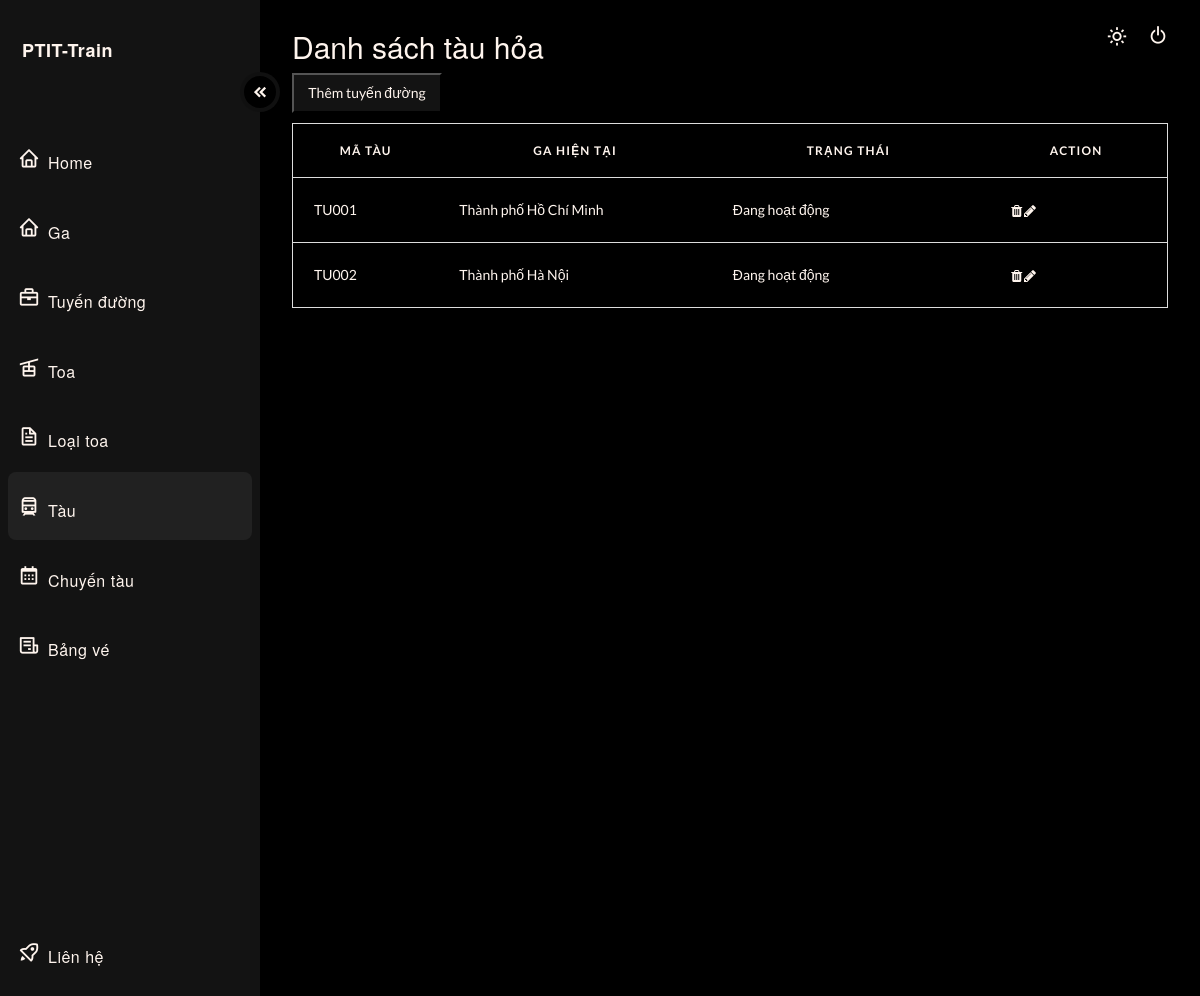
Page /?type=admin&page=tau (signed in) on the earlier database version.
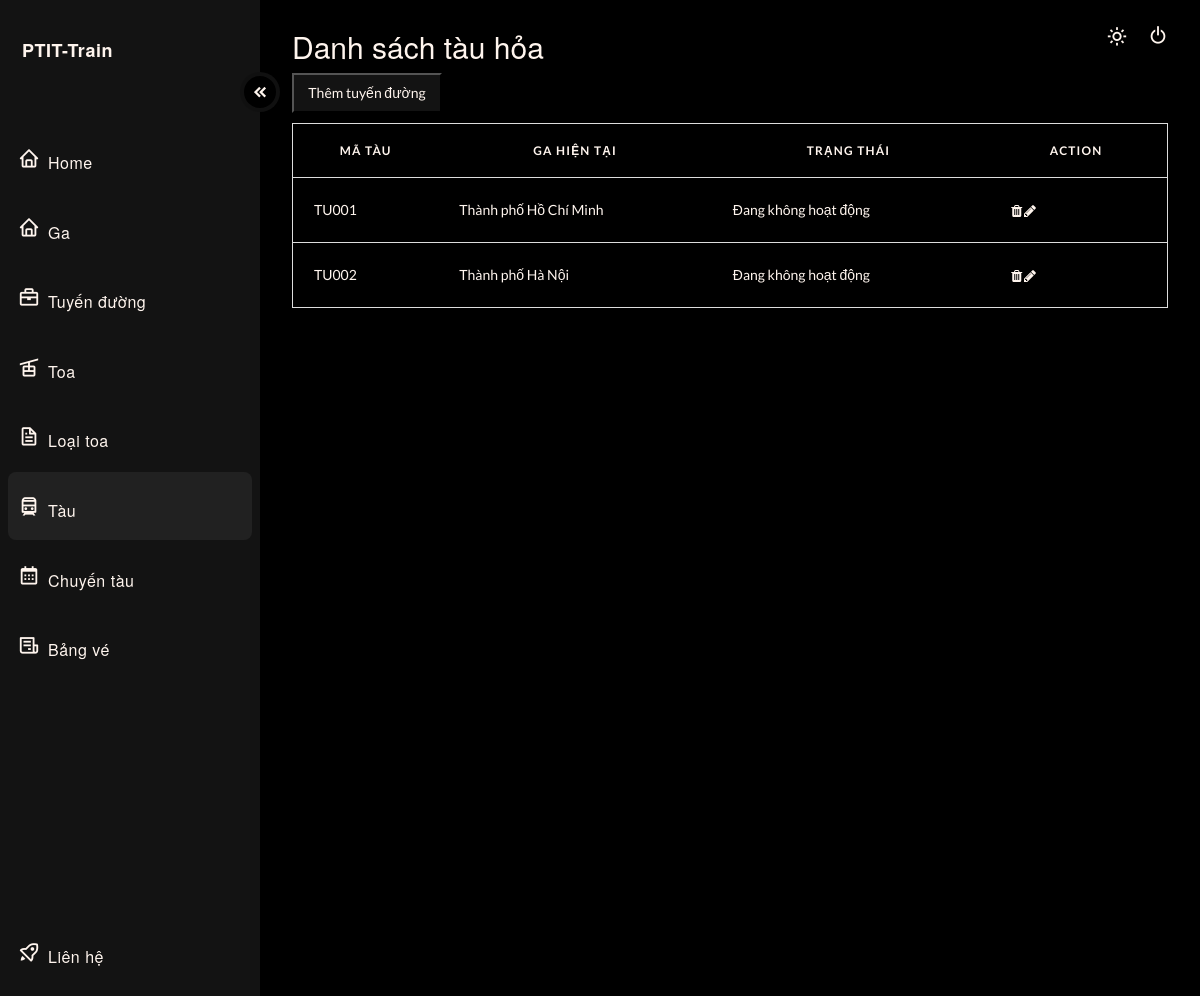
Same page on the later database version.
### tables this page shows
CREATE TABLE Tau(
  `MaTau` VARCHAR(20) PRIMARY KEY,
  `GaHienTai` VARCHAR(20),
  `TrangThai` TINYINT,
  FOREIGN KEY (`GaHienTai`) REFERENCES `Ga`(`MaGa`)
);

CREATE TABLE Ga (
  `MaGa` VARCHAR(20) PRIMARY KEY,
  `TenGa` NVARCHAR(100)
);

### src/controller/Controller.php (called while the page is built, shortened)
<?php
    class Controller{
        public function menu_bar(){
            include 'view/admin/menu_bar_admin.php';
        }
    }
?>

### src/index.php (called while the page is built)
<?php
    require 'route.php';
?>

### src/controller/TauController.php (called while the page is built, shortened)
<?php
    class TauController{
        public function index(){
            include './module/TauModule/Tau.php';
            $arrTau = (new Tau)->load();
            include './view/admin/dashboard_tau.php';
		}
    }
?>

### src/module/db.php (called while the page is built, shortened)
<?php
    class DB{
        private function conn() {
            $connectionString = "mysql:host=" . getenv('MYSQL_HOSTNAME') . ";dbname=" . getenv('MYSQL_DATABASE');
            $conn = new \PDO($connectionString, getenv('MYSQL_USER'), getenv('MYSQL_PASSWORD'));
            $conn->setAttribute(PDO::ATTR_ERRMODE, PDO::ERRMODE_EXCEPTION);
            return $conn;
        }
        public function select($sql, $params = null)
        {
            $connect = $this->conn();
            if($params != null){
                $res = $connect->prepare($sql);
                $res->execute($params);
            }
            else {
                $res = $connect->query($sql);
            }
            $res->setFetchMode(PDO::FETCH_ASSOC);
            return $res;
        }
    }
?>

### src/module/TauModule/Tau.php (called while the page is built, shortened)
<?php
    include_once "./module/db.php";
    include "TauObject.php";
        class Tau{
            private $table = "Tau";
            function load(){
                try {
                    $db = new DB();
                    $sql = "select T.*, G.TenGa from $this->table as T, Ga as G
                    where T.GaHienTai = G.MaGa";
                    $sth = $db->select($sql);
                    $arr = [];
                    while($row = $sth->fetch()) {
                        $obj = new TauObject($row);
                        $arr[] = $obj;
                    }
                        return $arr;
                    }
                catch (PDOException $e) {
                    return  $sql . "<br>" . $e->getMessage();
                }
            }
        }
?>

### src/module/TauModule/TauObject.php (called while the page is built, shortened)
<?php
    class TauObject {
        private $MaTau;
        private $GaHienTai;
        private $TrangThai;
        private $TenGa;
        public function __construct($row)
        {
            $this->MaTau = $row['MaTau'];
            $this->GaHienTai = $row['GaHienTai'];
            $this->TrangThai = $row['TrangThai'];
            $this->TenGa = $row['TenGa'];
        }
        public function getMaTau()
        {
                return $this->MaTau;
        }
        public function getGaHienTai()
        {
                return $this->GaHienTai;
        }
        public function getTrangThai()
        {
                return $this->TrangThai;
        }
        public function getTenGa()
        {
                return $this->TenGa;
        }
    }
?>

### src/view/admin/dashboard_tau.php (the view, shortened to what this page needs)
  <main>
    <header>
      <div class="text">
        <h2>Danh sách tàu hỏa</h2>
<table id="myTable">
  <button style="background-color:var(--accent-clr); color: var(--text);; width: 150px; height: 40px; margin-bottom: 10px;" id="addBtn">Thêm tuyến đường</button>
  <thead>
    <tr>
      <th scope="col" width="80px">Mã tàu</th>
      <th scope="col" width="150px">Ga hiện tại</th>
      <th scope="col" width="150px">trạng thái</th>
      <th scope="col" width="100px">Action</th>
    </tr>
  </thead>
  <tbody>
    <?php
          $trangThaiList = [
            0 => "Đang hoạt động",
            1 => "Đang không hoạt động",
            2 => "Đang sửa chữa"
          ];
    ?>
    <?php foreach($arrTau as $each): ?>
    <tr>
      <td data-label="TrainCode">
        <?php echo $each->getMaTau(); ?>
      </td>
      <td data-label="CurrentStation" value="<?php echo $each->getGaHienTai() ?>">
        <?php echo $each->getTenGa(); ?>
      </td>
      <td data-label="Status" value="<?php echo $each->getTrangThai(); ?>">
        <?php
              echo $trangThaiList[$each->getTrangThai()];
        ?>
      </td>
      <td data-label="Period">
        <i class="fa fa-trash ticon"></i>
        <i class="fa fa-pencil"></i>
    </tr>
    <?php endforeach; ?>
  </tbody>
</table>
      </div>
      <div>
        <button style="position: absolute; top: 21px; right: 60px;" id="theme_switch">
          <i class='bx bx-sun'></i>
        </button>
      </div>
      <div>
        <button class="log" id="theme_switch">
          <i style="margin-left: 8px; position: absolute; margin-left: 8px;top: 24px;right: 23px;" class='bx bx-power-off'></i>
        </button>
      </div>
    </header>
  </main>
</div>
</body>
</html>

### src/route.php (shortened to what this page needs)
<?php
   require_once 'controller/Controller.php';
   require_once 'controller/TauController.php';
    $action = $_GET['action'] ?? 'index';
    $page = $_GET['page'] ?? 'base';
    $type = $_GET['type'] ?? '';
    switch($type){
		case 'admin':
			switch($page){
                case 'tau':
                    switch($action){
                        case 'index':
                            (new Controller)->menu_bar();
                            (new TauController)->index();
                            break;
                    }
                    break;
			}
            break;
	}
?>

### src/view/admin/menu_bar_admin.php (shortened to what this page needs)
<!DOCTYPE html>
<html>
<head>
  <link rel="stylesheet" href="https://weareoutman.github.io/clockpicker/dist/jquery-clockpicker.min.css"></link>
  <link rel="stylesheet" href="https://unpkg.com/sweetalert2@11.0.0/dist/sweetalert2.min.css">
  <link href="https://unpkg.com/bootstrap@5.2.3/dist/css/bootstrap.min.css" rel="stylesheet">
	<link href='https://unpkg.com/boxicons@2.1.4/css/boxicons.min.css' rel='stylesheet'>
	<link rel="stylesheet" href="https://cdnjs.cloudflare.com/ajax/libs/font-awesome/4.7.0/css/font-awesome.min.css">
	<link rel="stylesheet" type="text/css" href="/view/css/dashboard.css">
    	<link rel="stylesheet" href="/view/css/train.css">
</head>
<body>
<div id="page_wrapper">
  <div id="sidenav" class="sidenav">
    <div class="sidenav_header">
      <div class="logo_section">
        <h3>PTIT-Train</h3>
      </div>
      <a href="?type=admin&page=home_admin" class="sidenav_link home">
        <i class='bx bx-home'></i>
        <h3>Home</h3>
      </a>
      <a href="?type=admin&page=ga" class="sidenav_link ga">
        <i class='bx bx-home'></i>
        <h3>Ga</h3>
      </a>
      <a href="?type=admin&page=tuyenduong" class="sidenav_link tuyenduong">
        <i class='bx bx-briefcase'></i>
        <h3>Tuyến đường</h3>
      </a>
      <a href="?type=admin&page=toa" class="sidenav_link toa">
        <i class='bx bx-cable-car'></i>
        <h3>Toa</h3>
      </a>
      <a href="?type=admin&page=loaitoa" class="sidenav_link loaitoa">
        <i class='bx bx-file'></i>
        <h3>Loại toa</h3>
      </a>
      <a href="?type=admin&page=tau" class="sidenav_link tau">
        <i class='bx bx-train'></i>
        <h3>Tàu</h3>
      </a>
      <a href="?type=admin&page=chuyentau" class="sidenav_link chuyentau">
        <i class='bx bx-calendar'></i>
        <h3>Chuyến tàu</h3>
      </a>
      <a href="?type=admin&page=bangve" class="sidenav_link bangve">
        <i class='bx bx-receipt'></i>
        <h3>Bảng vé</h3>
      </a>
    </div>
    <div class="sidenav_footer">
      <a href="?type=admin&page=lienhe" class="sidenav_link lienhe">
        <i class='bx bx-rocket'></i>
        <h3>Liên hệ</h3>
      </a>
  </div>
      <button id="nav_collapse_btn">
        <i class='bx bxs-chevrons-left'></i>
      </button>
</div>

### src/view/css/dashboard.css (style rules this page uses)
body { margin: 0px; padding: 0px; }
:root { --accent-clr: #131313; --accent-dark: #000000; --accent-light: rgba(155, 155, 155, .1); --text: seashell; }
#page_wrapper { height: 125vh; display: grid; grid-template-columns: 260px 1fr; font-family: 'Lato', sans-serif; box-sizing: border-box; background-color: var(--accent-dark); }
.sidenav { background-color: var(--accent-clr); height: 125vh; padding-inline: 8px; display: flex; flex-direction: column; position: relative; justify-content: space-between; }
.sidenav_link { display: flex; align-items: center; padding: 10px; margin-bottom: 2px; }
.sidenav_link.active { font-weight: 700; background-color: var(--accent-light); border-radius: 8px; }
.sidenav_link i { color: var(--text); }
.logo_section { height: 60px; margin-top: 16px; display: flex; align-items: center; margin-bottom: 48px; padding-inline: 14px; }
.logo_section h3 { font-weight: bold;font-size: 18px; }
#nav_collapse_btn { position: absolute; top: 72px; left: 240px; transition: 250ms ease-out; background-color: var(--accent-dark); border-radius: 99px; display: flex; align-items: center; justify-content: center; border: 4px solid var(--accent-light); height: 40px; width: 40px; cursor: pointer; }
#nav_collapse_btn > i { color: var(--text); font-size: 18px; margin-left: 8px; }
.bx { font-size: 22px;margin-right: 8px; }
h3 { color: var(--text); font-size: 16px; letter-spacing: .5px; }
a { text-decoration: none; }
.bx-calendar { position: relative; }
.sidenav_footer { margin-bottom: 12px; }
main { padding-inline: 32px; }
header { margin-top: 30px; display: flex; justify-content: space-between; }
h2 { font-size: 32px; font-weight: 300; margin-bottom: 12px; color: var(--text); }
#theme_switch { background-color: transparent; border: none; color: var(--text); display: flex; justify-content: center; align-items: center; cursor: pointer; border-radius: 8px; padding: 4px; }
.bx-sun { color: var(--text); padding-left: 8px; }
table { border-collapse: collapse; margin: 0; padding: 0; width: 100%; table-layout: fixed; color: var(--text); border-spacing: 0 15px; }
table tr { background-color:transparent; border: 1px solid #ddd!important; padding: .35em; margin-bottom: 10px; }
table th, table td { padding: 1.5em; text-align: left; }
table th { font-size: .85em; letter-spacing: .1em; text-transform: uppercase; }
.ticon { padding: 5px; background: var(--gray); border-radius: 4px; width: 15px; height: 15px; text-align: center; }

Differences in the rows shown:
changed tau "TU001": TrangThai "Đang hoạt động" → "Đang không hoạt động"
changed tau "TU002": TrangThai "Đang hoạt động" → "Đang không hoạt động"
